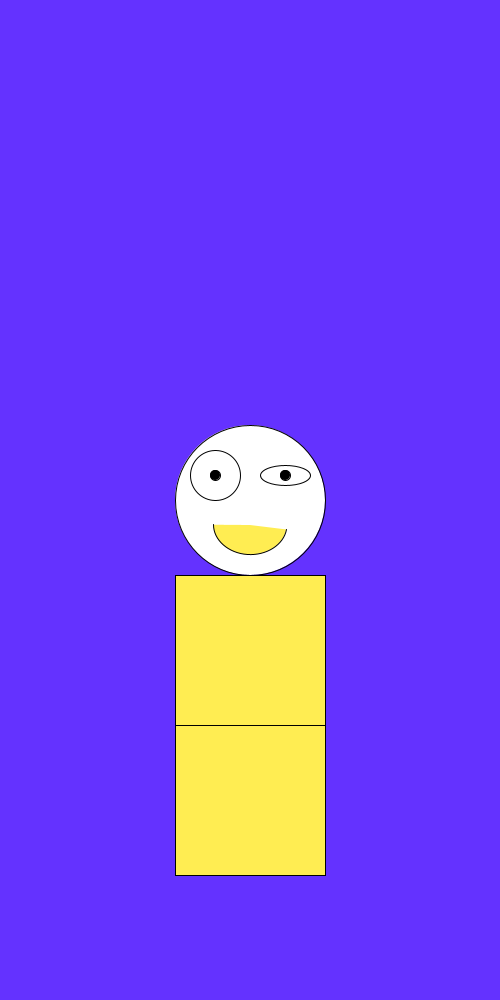
Frame 1 (no input)
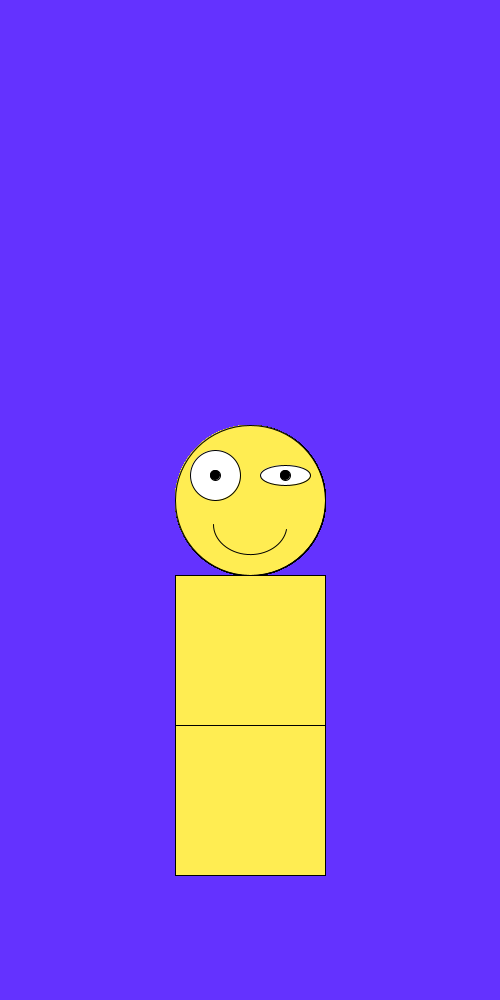
Frame 60 (the mouse pressed at the canvas centre just before this capture)
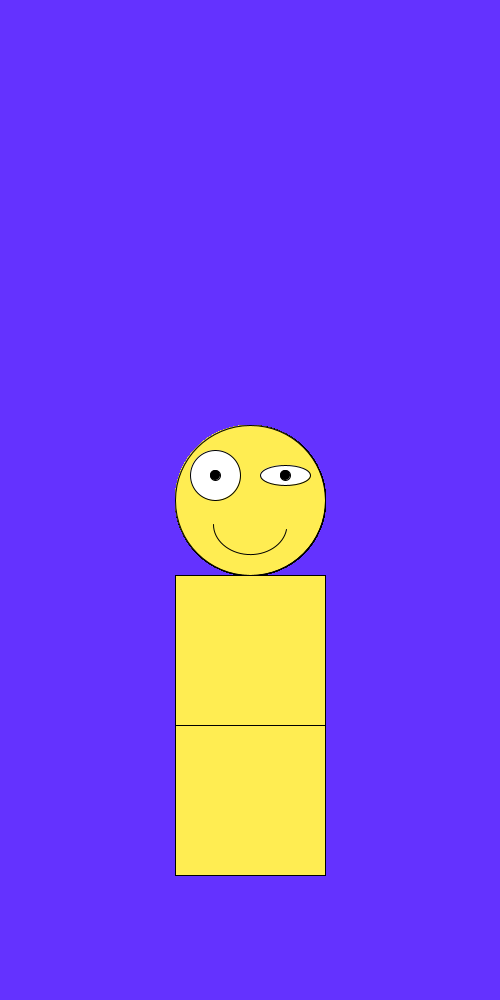
Frame 120 (the mouse held since frame 60 and released just before this capture)

The Processing sketch that drew these frames (run headless with seeded random() and noise(); from frame 60 on, the mouse is pressed at the canvas centre):

// Processing sketch: DaynNight
// ── DaynNight.pde

void setup() {
  background(100, 50, 255);
  size(500, 1000);
}

void draw() {
  circle(250, 500, 150);
  fill(255, 255, 255);
  ellipse(215, 475, 50, 50);
  ellipse(285, 475, 50, 20);
  fill(0, 0, 0);
  ellipse(215, 475, 10, 10);
  ellipse(285, 475, 10, 10);
  fill(255, 237, 82);
  arc(250, 525, 73, 59, 19, 22);
  square(175, 575, 150);
  square(175, 725, 150);
  
  save("Eye Twitch.png");
}
